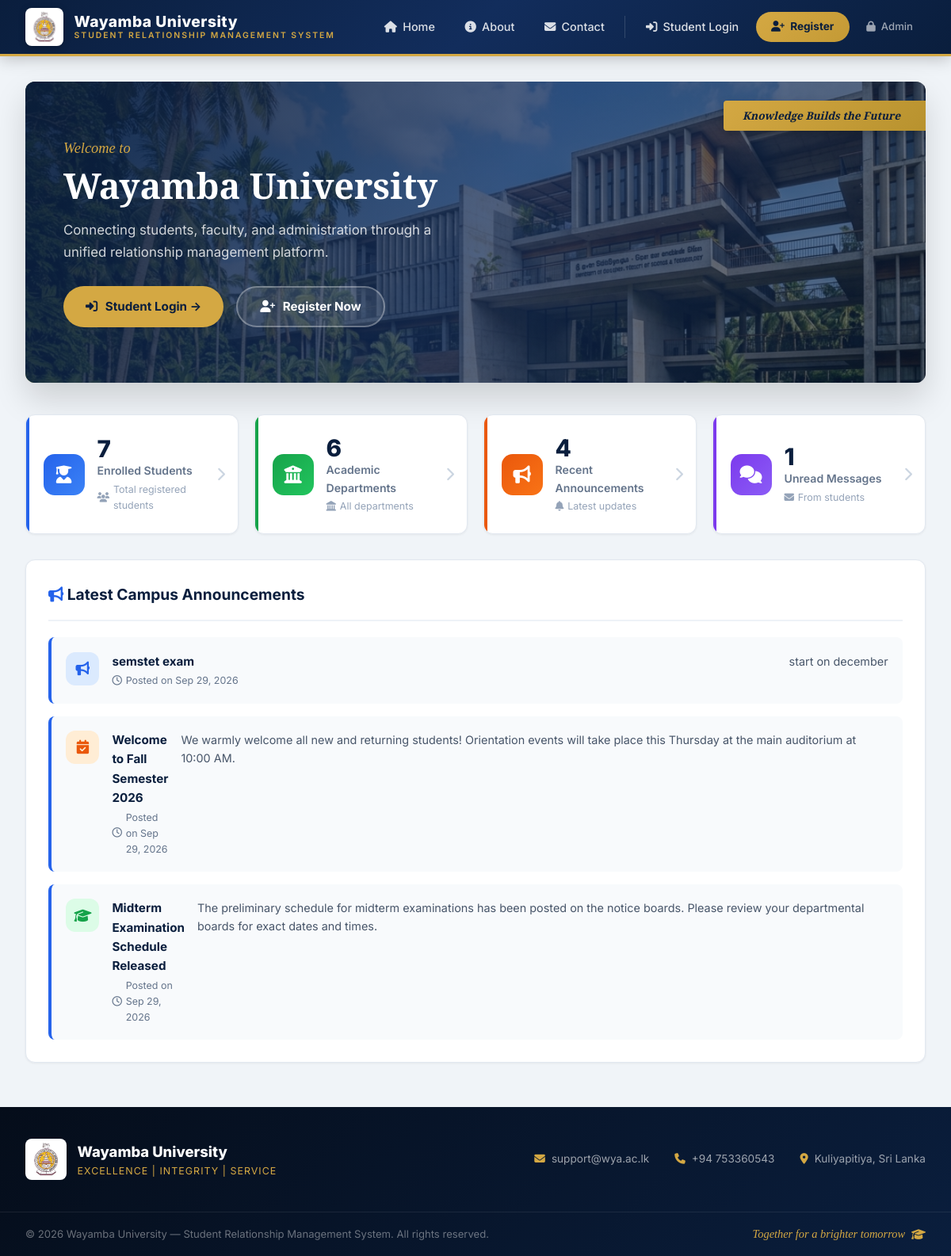
The page / on the database its author committed.
### tables this page shows
CREATE TABLE `announcements` (
  `id` int(11) NOT NULL,
  `title` varchar(255) NOT NULL,
  `content` text NOT NULL,
  `created_at` timestamp NOT NULL DEFAULT current_timestamp()
);

### includes/auth.php (called while the page is built, shortened)
<?php
function isAdminLoggedIn() {
    return isset($_SESSION['admin_id']) && !empty($_SESSION['admin_id']);
}
function isStudentLoggedIn() {
    return isset($_SESSION['student_db_id']) && !empty($_SESSION['student_db_id']);
}
?>

### config/database.php (called while the page is built, shortened)
<?php
function sanitize($data) {
    return htmlspecialchars(trim((string)$data), ENT_QUOTES, 'UTF-8');
}
?>

### index.php (the view, shortened to what this page needs)
<?php
require_once __DIR__ . '/config/database.php';
require_once __DIR__ . '/includes/header.php';
$totalStudents = $pdo->query("SELECT COUNT(*) FROM students")->fetchColumn();
$totalDepts = $pdo->query("SELECT COUNT(*) FROM departments")->fetchColumn();
$totalAnnouncements = $pdo->query("SELECT COUNT(*) FROM announcements")->fetchColumn();
$totalMessages = $pdo->query("SELECT COUNT(*) FROM messages WHERE status='Pending'")->fetchColumn();
$stmtAnn = $pdo->query("SELECT * FROM announcements ORDER BY created_at DESC LIMIT 3");
$announcements = $stmtAnn->fetchAll();
$annIcons = ['blue', 'orange', 'green'];
$annIconClasses = ['fa-solid fa-bullhorn', 'fa-solid fa-calendar-check', 'fa-solid fa-graduation-cap'];
?>
<div class="main-content">
    <div class="hero">
        <img src="assets/images/hero-bg.png" alt="Wayamba University Campus" class="hero-bg">
        <div class="hero-overlay"></div>
        <div class="hero-motto">Knowledge Builds the Future</div>
        <div class="hero-content">
            <div class="hero-eyebrow">Welcome to</div>
            <h1>Wayamba University</h1>
            <p>Connecting students, faculty, and administration through a unified relationship management platform.</p>
            <div class="hero-actions">
                <?php if (isStudentLoggedIn()): ?>
                    <a href="student/dashboard.php" class="btn-hero btn-hero-primary"><i class="fa-solid fa-gauge"></i> Go to Student Dashboard →</a>
                <?php elseif (isAdminLoggedIn()): ?>
                    <a href="admin/dashboard.php" class="btn-hero btn-hero-primary"><i class="fa-solid fa-gauge"></i> Go to Admin Dashboard →</a>
                <?php else: ?>
                    <a href="login.php" class="btn-hero btn-hero-primary"><i class="fa-solid fa-right-to-bracket"></i> Student Login →</a>
                    <a href="register.php" class="btn-hero btn-hero-outline"><i class="fa-solid fa-user-plus"></i> Register Now</a>
                <?php endif; ?>
            </div>
        </div>
    </div>
    <div class="stats-grid">
        <div class="stat-card blue">
            <div class="stat-icon blue"><i class="fa-solid fa-user-graduate"></i></div>
            <div class="stat-info">
                <h3><?php echo $totalStudents; ?></h3>
                <p>Enrolled Students</p>
                <small><i class="fa-solid fa-users"></i> Total registered students</small>
            </div>
            <span class="stat-arrow"><i class="fa-solid fa-chevron-right"></i></span>
        </div>
        <div class="stat-card green">
            <div class="stat-icon green"><i class="fa-solid fa-building-columns"></i></div>
            <div class="stat-info">
                <h3><?php echo $totalDepts; ?></h3>
                <p>Academic Departments</p>
                <small><i class="fa-solid fa-landmark"></i> All departments</small>
            </div>
            <span class="stat-arrow"><i class="fa-solid fa-chevron-right"></i></span>
        </div>
        <div class="stat-card orange">
            <div class="stat-icon orange"><i class="fa-solid fa-bullhorn"></i></div>
            <div class="stat-info">
                <h3><?php echo $totalAnnouncements; ?></h3>
                <p>Recent Announcements</p>
                <small><i class="fa-solid fa-bell"></i> Latest updates</small>
            </div>
            <span class="stat-arrow"><i class="fa-solid fa-chevron-right"></i></span>
        </div>
        <div class="stat-card purple">
            <div class="stat-icon purple"><i class="fa-solid fa-comments"></i></div>
            <div class="stat-info">
                <h3><?php echo $totalMessages; ?></h3>
                <p>Unread Messages</p>
                <small><i class="fa-solid fa-envelope"></i> From students</small>
            </div>
            <span class="stat-arrow"><i class="fa-solid fa-chevron-right"></i></span>
        </div>
    </div>
    <div class="card">
        <div class="card-header">
            <h2><i class="fa-solid fa-bullhorn" style="color: #2563eb;"></i> Latest Campus Announcements</h2>
        </div>
        <?php if (!empty($announcements)): ?>
            <div style="display: flex; flex-direction: column; gap: 1rem;">
                <?php foreach ($announcements as $i => $ann): ?>
                    <div class="announcement-item">
                        <div class="announcement-icon <?php echo $annIcons[$i % 3]; ?>">
                            <i class="<?php echo $annIconClasses[$i % 3]; ?>"></i>
                        </div>
                        <div>
                            <div class="announcement-title"><?php echo sanitize($ann['title']); ?></div>
                            <div class="announcement-date">
                                <i class="fa-regular fa-clock"></i> Posted on <?php echo date('M d, Y', strtotime($ann['created_at'])); ?>
                            </div>
                        </div>
                        <div class="announcement-text">
                            <?php echo nl2br(sanitize($ann['content'])); ?>
                        </div>
                    </div>
                <?php endforeach; ?>
            </div>
        <?php else: ?>
            <p style="color: var(--text-muted);">No announcements posted yet.</p>
        <?php endif; ?>
    </div>
</div>
<?php require_once __DIR__ . '/includes/footer.php'; ?>

### rows shown on the page
announcements: title "semstet exam", created_at "Sep 29, 2026", content "start on december"
announcements: title "Welcome to Fall Semester 2026", created_at "Sep 29, 2026", content "We warmly welcome all new and returning students! Orientation events will take place this Thursday at the main auditorium at 10:00 AM."
announcements: title "Midterm Examination Schedule Released", created_at "Sep 29, 2026", content "The preliminary schedule for midterm examinations has been posted on the notice boards. Please review your departmental boards for exact dates and times."

### other values the page prints
$totalStudents "7"
$totalDepts "6"
$totalAnnouncements "4"
$totalMessages "1"
